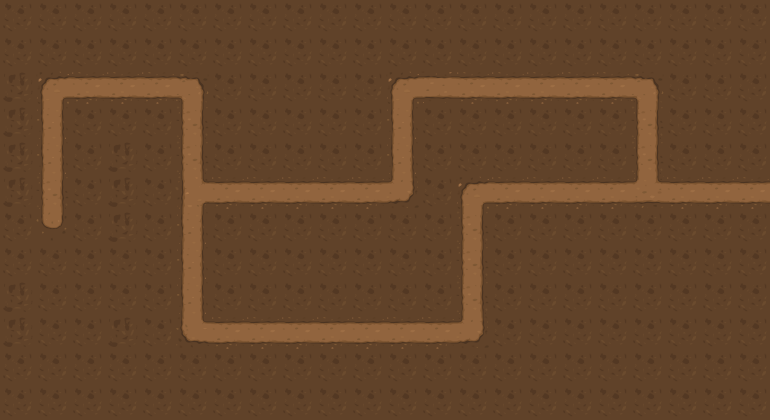

A level layout from a 2D game, rendered from its tile map. Below: a short description, then the map file with tile-grid data replaced by summaries:
An orthogonal 22x12 tile map with 35x35 px tiles, 3 tile layers (background, walkable, collision), 2 tilesets and 66 objects.

<map version="1.0" tiledversion="2017.06.27" orientation="orthogonal" renderorder="right-down" width="22" height="12" tilewidth="35" tileheight="35" nextobjectid="124">
 <tileset firstgid="1" name="tiles_spritesheet" tilewidth="35" tileheight="35" spacing="1" tilecount="156" columns="12">
  <image source="../tiles/tiles_spritesheet.png" width="432" height="468" />
 </tileset>
 <tileset firstgid="157" name="2dTopDownTileSet" tilewidth="35" tileheight="35" spacing="1" tilecount="361" columns="19">
  <image source="../tiles/2dTopDownTileSet.png" width="683" height="683" />
 </tileset>
 <layer name="background" width="22" height="12">
  <data>[264 cells, 264 non-empty, 1 distinct tile ids]</data>
 </layer>
 <layer name="walkable" width="22" height="12">
  <data>[264 cells, 54 non-empty, 11 distinct tile ids]</data>
 </layer>
 <layer name="collision" width="22" height="12">
  <properties>
   <property name="collision" type="bool" value="true" />
  </properties>
  <data>[264 cells, 210 non-empty, 2 distinct tile ids]</data>
 </layer>
 <objectgroup name="objects">
  <object id="58" gid="59" x="315" y="34" width="35" height="35" />
  <object id="59" gid="59" x="349" y="36" width="35" height="35" />
  <object id="60" gid="59" x="384" y="34" width="35" height="35" />
  <object id="61" gid="59" x="421" y="35" width="35" height="35" />
  <object id="62" gid="59" x="281" y="34" width="35" height="35" />
  <object id="63" gid="59" x="239" y="31" width="35" height="35" />
  <object id="64" gid="59" x="211" y="35" width="35" height="35" />
  <object id="65" gid="59" x="173" y="36" width="35" height="35" />
  <object id="66" gid="59" x="139" y="33" width="35" height="35" />
  <object id="67" gid="59" x="104" y="33" width="35" height="35" />
  <object id="68" gid="59" x="2" y="34" width="35" height="35" />
  <object id="69" gid="59" x="39" y="36" width="35" height="35" />
  <object id="70" gid="59" x="75" y="34" width="35" height="35" />
  <object id="71" gid="59" x="457" y="36" width="35" height="35" />
  <object id="72" gid="59" x="492" y="37" width="35" height="35" />
  <object id="73" gid="59" x="524" y="34" width="35" height="35" />
  <object id="74" gid="59" x="563" y="34" width="35" height="35" />
  <object id="75" gid="59" x="595" y="34" width="35" height="35" />
  <object id="76" gid="59" x="629" y="37" width="35" height="35" />
  <object id="77" gid="59" x="664" y="37" width="35" height="35" />
  <object id="78" gid="59" x="700" y="34" width="35" height="35" />
  <object id="79" gid="59" x="733" y="35" width="35" height="35" />
  <object id="80" gid="59" x="736" y="419" width="35" height="35" />
  <object id="81" gid="59" x="703" y="421" width="35" height="35" />
  <object id="82" gid="59" x="667" y="419" width="35" height="35" />
  <object id="83" gid="59" x="630" y="421" width="35" height="35" />
  <object id="84" gid="59" x="2" y="419" width="35" height="35" />
  <object id="85" gid="59" x="36" y="419" width="35" height="35" />
  <object id="86" gid="59" x="69" y="421" width="35" height="35" />
  <object id="87" gid="59" x="104" y="418" width="35" height="35" />
  <object id="88" gid="59" x="139" y="419" width="35" height="35" />
  <object id="89" gid="59" x="175" y="422" width="35" height="35" />
  <object id="90" gid="59" x="212" y="420" width="35" height="35" />
  <object id="91" gid="59" x="244" y="420" width="35" height="35" />
  <object id="92" gid="59" x="277" y="420" width="35" height="35" />
  <object id="93" gid="59" x="316" y="420" width="35" height="35" />
  <object id="94" gid="59" x="348" y="420" width="35" height="35" />
  <object id="95" gid="59" x="382" y="421" width="35" height="35" />
  <object id="96" gid="59" x="419" y="422" width="35" height="35" />
  <object id="97" gid="59" x="454" y="419" width="35" height="35" />
  <object id="98" gid="59" x="487" y="421" width="35" height="35" />
  <object id="99" gid="59" x="524" y="423" width="35" height="35" />
  <object id="100" gid="59" x="561" y="421" width="35" height="35" />
  <object id="101" gid="59" x="595" y="419" width="35" height="35" />
  <object id="102" gid="59" x="102" y="208" width="35" height="35" />
  <object id="103" gid="59" x="104" y="173" width="35" height="35" />
  <object id="104" gid="59" x="107" y="244" width="35" height="35" />
  <object id="105" gid="59" x="105" y="279" width="35" height="35" />
  <object id="106" gid="59" x="69" y="278" width="35" height="35" />
  <object id="107" gid="59" x="31" y="282" width="35" height="35" />
  <object id="108" gid="59" x="-6" y="277" width="35" height="35" />
  <object id="109" gid="59" x="-4" y="74" width="35" height="35" />
  <object id="110" gid="59" x="0" y="106" width="35" height="35" />
  <object id="111" gid="59" x="2" y="143" width="35" height="35" />
  <object id="112" gid="59" x="1" y="176" width="35" height="35" />
  <object id="113" gid="59" x="-2" y="208" width="35" height="35" />
  <object id="114" gid="59" x="-1" y="245" width="35" height="35" />
  <object id="115" gid="59" x="0" y="314" width="35" height="35" />
  <object id="116" gid="59" x="0" y="354" width="35" height="35" />
  <object id="117" gid="59" x="-2" y="386" width="35" height="35" />
  <object id="118" gid="106" x="280" y="141" width="35" height="35" />
  <object id="119" gid="106" x="630" y="280" width="35" height="35" />
  <object id="120" gid="106" x="489" y="311" width="35" height="35" />
  <object id="121" gid="106" x="105" y="351" width="35" height="35" />
  <object id="122" gid="106" x="316" y="277" width="35" height="35" />
  <object id="123" gid="132" x="36" y="209" width="35" height="35" />
 </objectgroup>
</map>
